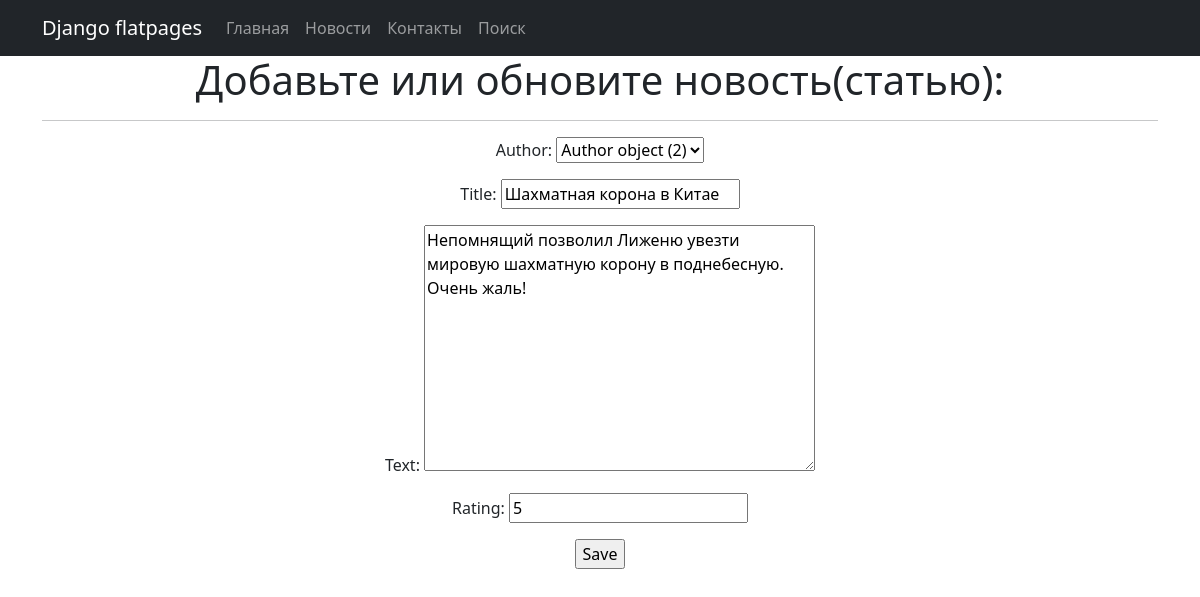
The app's page /news/articles/1/update/ (signed in) with its own data.
### news/models.py (models this page shows, shortened)
class Post(models.Model):
    author = models.ForeignKey(Author, on_delete=models.CASCADE)
    NEWS = 'NW'
    ARTICLE = 'AR'
    CATEGORY_CHOICES = (
        (NEWS, 'Новость'),
        (ARTICLE, 'Статья')
    )
    categoryType = models.CharField(max_length=2, choices=CATEGORY_CHOICES, default=ARTICLE)
    dateCreation = models.DateTimeField(auto_now_add=True)
    postCategory = models.ManyToManyField(Category, through='PostCategory')
    title = models.CharField(max_length=128)
    text = models.TextField()
    rating = models.SmallIntegerField(default=0)

### news/views.py (the view, shortened to what this page needs)
# urls.py: path('articles/<int:pk>/update/', PostUpdateArticle.as_view(), name='post_article_update'),
class PostUpdateArticle(PermissionRequiredMixin, UpdateView):
    permission_required = ('news.post_article_update',)
    form_class = PostFormArticle
    model = Post
    template_name = 'post_edit.html'

### news/forms.py
class PostFormArticle(forms.ModelForm):
    class Meta:
        model = Post
        fields = [
            'author',
            'title',
            'text',
            'rating']

### templates/post_edit.html (shortened to what this page needs)
{% extends 'flatpages/default.html' %}
{% block content %}
<h1>Добавьте или обновите новость(статью):</h1>
<hr>
<form action="" method="post">
    {{ form.as_p }}
    <input type="submit" value="Save" />
</form>
{% endblock content %}

### records on screen
Post: author "Author object (2)", title "Шахматная корона в Китае", text "Непомнящий позволил Лиженю увезти мировую шахматную корону в поднебесную. Очень жаль!", rating "5"
